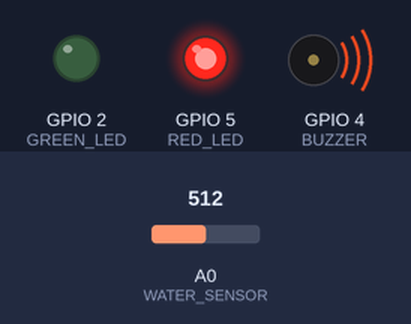
Simulated run of this sketch. Board: ESP8266 (NodeMCU). Shown: output pins drawn as LEDs (lit = HIGH), buzzer (waves = sounding, pin HIGH). The test bench sets the inputs (shaded band); at power-on: A0 (WATER_SENSOR) = 512. WiFi joins after 1.5 s; servers stay silent unless stated; what the sketch prints to the serial monitor is not drawn.

Above: at 2.7 s.
2.8 s: A0 (WATER_SENSOR) set to 218
5.8 s: A0 (WATER_SENSOR) set to 183
At 6.6 s:
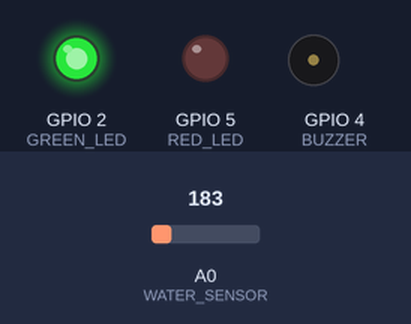
Timing chart, 0 to 8.8 s (numbered marks = the images above; inputs shaded):
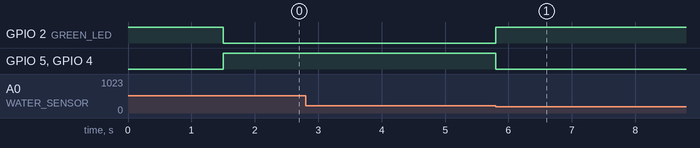

The sketch:

softwaredesign2.ino
```cpp
#include <ESP8266WiFi.h>
#include <WiFiClientSecure.h>
#include <UniversalTelegramBot.h>

// WiFi credentials
const char* ssid = "*******";
const char* password = "**********";

// Telegram bot info
#define BOTtoken "*******:*********************************"
#define CHAT_ID "********"

// Pins
#define WATER_SENSOR A0
#define GREEN_LED 2
#define RED_LED 5
#define BUZZER 4

int threshold = 200;
String locationName = "Storage Tank Pipe";

// States
bool leakDetected = false;
bool lastLeakState = false;

// Timing
unsigned long buzzerStart = 0;
bool buzzerActive = false;

unsigned long lastReminder = 0;
const unsigned long reminderInterval = 60000; // 1 minute

// WiFi check
unsigned long lastWiFiCheck = 0;
const unsigned long wifiCheckInterval = 5000;

// Telegram client
WiFiClientSecure client;
UniversalTelegramBot bot(BOTtoken, client);

// Message queue for reliable Telegram messages
String pendingMessage = "";
bool messagePending = false;
unsigned long lastMessageTime = 0;
const unsigned long messageCooldown = 1000; // 1s between messages


// Telegram send function
void sendTelegram(String message) {
  bot.sendMessage(CHAT_ID, message, "");
  Serial.println("Telegram sent: " + message);
}


void setup() {
  Serial.begin(115200);

  pinMode(GREEN_LED, OUTPUT);
  pinMode(RED_LED, OUTPUT);
  pinMode(BUZZER, OUTPUT);

  digitalWrite(GREEN_LED, HIGH);
  digitalWrite(RED_LED, LOW);
  digitalWrite(BUZZER, LOW);

  WiFi.begin(ssid, password);
  Serial.print("Connecting to WiFi");
  while (WiFi.status() != WL_CONNECTED) {
    delay(500);
    Serial.print(".");
  }
  Serial.println("\nWiFi connected");

  client.setInsecure();
  client.setTimeout(15000);
}

// Main loop
void loop() {
  unsigned long now = millis();

  // WiFi reconnect every 5s if really lost
  if(now - lastWiFiCheck >= wifiCheckInterval) {
    lastWiFiCheck = now;
    if(WiFi.status() != WL_CONNECTED) {
      Serial.println("WiFi lost. Reconnecting...");
      WiFi.begin(ssid, password);
    }
  }

  // Read sensor
  int sensorValue = analogRead(WATER_SENSOR);
  leakDetected = (sensorValue > threshold);

  Serial.print("Sensor: "); Serial.print(sensorValue);
  Serial.print(" | Leak: "); Serial.println(leakDetected);

  // Detect state change
  if (leakDetected != lastLeakState) {
    if (leakDetected) {
      pendingMessage = "Water Leak Detected!\n Location: " + locationName;

      digitalWrite(RED_LED, HIGH);
      digitalWrite(GREEN_LED, LOW);

      digitalWrite(BUZZER, HIGH);
      buzzerStart = now;
      buzzerActive = true;

      lastReminder = now;
    } else {
      pendingMessage = "Leak Cleared\n Location: " + locationName;

      digitalWrite(RED_LED, LOW);
      digitalWrite(GREEN_LED, HIGH);

      digitalWrite(BUZZER, LOW);
      buzzerActive = false;
    }
    messagePending = true;
    lastLeakState = leakDetected; // Update state after preparing message
  }

  // Send pending Telegram message if cooldown passed
  if (messagePending && now - lastMessageTime >= messageCooldown) {
    sendTelegram(pendingMessage);
    lastMessageTime = now;
    messagePending = false;
  }

  // Reminder if leak persists
  if (leakDetected && (now - lastReminder >= reminderInterval)) {
    pendingMessage = "Reminder: Leak still active\n Location: " + locationName;
    messagePending = true;
    lastReminder = now;
  }

  // Buzzer off after 10 seconds
  if (buzzerActive && (now - buzzerStart >= 10000)) {
    digitalWrite(BUZZER, LOW);
    buzzerActive = false;
  }
}
```

Measured:
- the behaviour switches between 201 and 200 on A0 (WATER_SENSOR) (found by bisection; images 0 and 1)
- after the input at 5.8 s, GPIO 2 (GREEN_LED): LOW → HIGH at once; GPIO 5 (RED_LED): HIGH → LOW at once; GPIO 4 (BUZZER): HIGH → LOW after 0.00 s instead of 5.7 s
